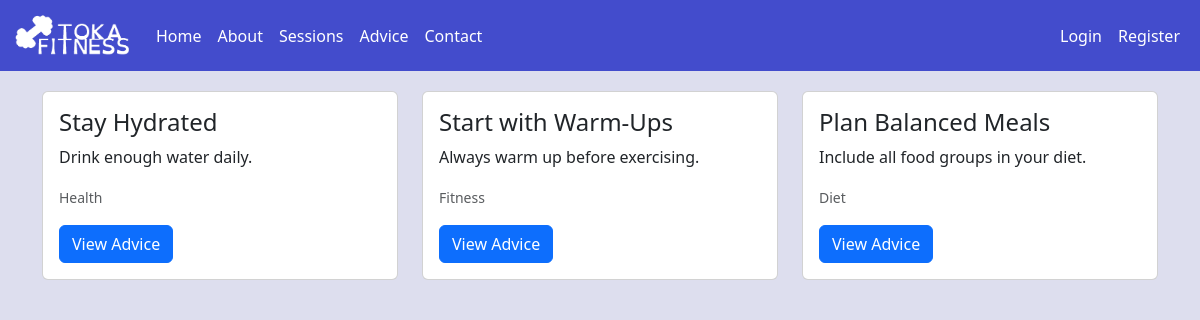
Page /advice on the committed database.
### tables this page shows
CREATE TABLE advice (
    id INTEGER PRIMARY KEY AUTOINCREMENT,
    advice_name TEXT NOT NULL,
    short_description TEXT NOT NULL,
    long_description TEXT NOT NULL,
    type TEXT CHECK(type IN ('health', 'fitness', 'diet')) NOT NULL
);

### app.py (the view)
@app.route('/advice')
def advice():
    data = db.queryDB("SELECT * FROM advice")
    return render_template('advice.html', name=session.get('name'), data=data)

### db_connector.py (called while the page is built)
    def connect(self):
        conn = None
        try:
            conn = sqlite3.connect(self.DBname)
        except Exception as e:
            print(f"An error occurred: {e}")
        return conn

    def disconnect(self, conn):
        if conn:
            conn.close()

    def queryDB(self, command, params=[]):
        conn = self.connect()
        cur = conn.cursor()
        cur.execute(command, params)
        result = cur.fetchall()
        self.disconnect(conn)
        return result

### templates/advice.html (shortened to what this page needs)
{% extends "base.html" %} {% block title %}Advice{% endblock %} {% block content %}
<div class="container">
  <div class="row">
    {% for row in data %}
    <div class="col-sm-4">
      <div class="card" style="width: auto">
        <div class="card-body">
          <h4 class="card-title">{{ row[1] }}</h4>
          <p class="card-text">{{ row[2] }}</p>
          <p class="card-text"><small class="text-muted">{{ row[4] | capitalize }}</small></p>
          <button type="button" class="btn btn-primary" data-bs-toggle="modal" data-bs-target="#adviceModal{{ row[0] }}">
            View Advice
          </button>
        </div>
      </div>
    </div>
    {% endfor %}
  </div>
</div>
{% endblock %}

### templates/base.html (shortened to what this page needs)
<!DOCTYPE html>
<html lang="en">
  <head>
    <link
      href="https://cdn.jsdelivr.net/npm/bootstrap@5.3.3/dist/css/bootstrap.min.css"
      rel="stylesheet"
    />
  </head>
  <body>
    <nav class="navbar sticky-top navbar-expand-lg">
      <div class="container-fluid">
        <a class="navbar-brand" href="/">
          <img
            src="/static/logo-but-its-white.png"
            alt="Gnarp Catalog"
            width="120"
            height="45"
          />
        </a>
        <div class="collapse navbar-collapse" id="navbarSupportedContent">
          <ul class="navbar-nav me-auto mb-2 mb-lg-0">
            <li class="nav-item">
              <a class="nav-link active" aria-current="page" href="/">Home</a>
            </li>
            <li class="nav-item">
              <a class="nav-link" href="/about">About</a>
            </li>
            <li class="nav-item">
              <a class="nav-link" href="/sessions">Sessions</a>
            </li>
            <li class="nav-item">
              <a class="nav-link" href="/advice">Advice</a>
            </li>
            <li class="nav-item">
              <a class="nav-link" href="/contact">Contact</a>
            </li>
          </ul>
        </div>
        <div class="d-flex align-items-center">
          <ul class="navbar-nav mb-2 mb-lg-0">
            {% if session.get('user_id') %}
            <li class="nav-item">
              <a class="nav-link" href="/user">{{ session.get('name') }}</a>
            </li>
            <li class="nav-item">
              <a class="nav-link" href="/logout">Logout</a>
            </li>
            {% else %}
            <li class="nav-item">
              <a class="nav-link" href="/login">Login</a>
            </li>
            <li class="nav-item">
              <a class="nav-link" href="/register">Register</a>
            </li>
            {% endif %}
          </ul>
        </div>
      </div>
    </nav>
    <main>
       {% block content %}{% endblock %}
    </main>
  </body>
</html>

### templates/base.html (style rules this page uses)
body { background-color: #dddeee; color: #000; }
.navbar, footer { background-color: #434ccc; }
main { padding: 20px; min-height: 90vh; }
.navbar { background-color: #434ccc; }
.navbar-brand, .nav-link { color: white !important; }
a { color: inherit; }

### rows in the picture
advice: advice_name "Stay Hydrated", short_description "Drink enough water daily.", type "Health"
advice: advice_name "Start with Warm-Ups", short_description "Always warm up before exercising.", type "Fitness"
advice: advice_name "Plan Balanced Meals", short_description "Include all food groups in your diet.", type "Diet"
